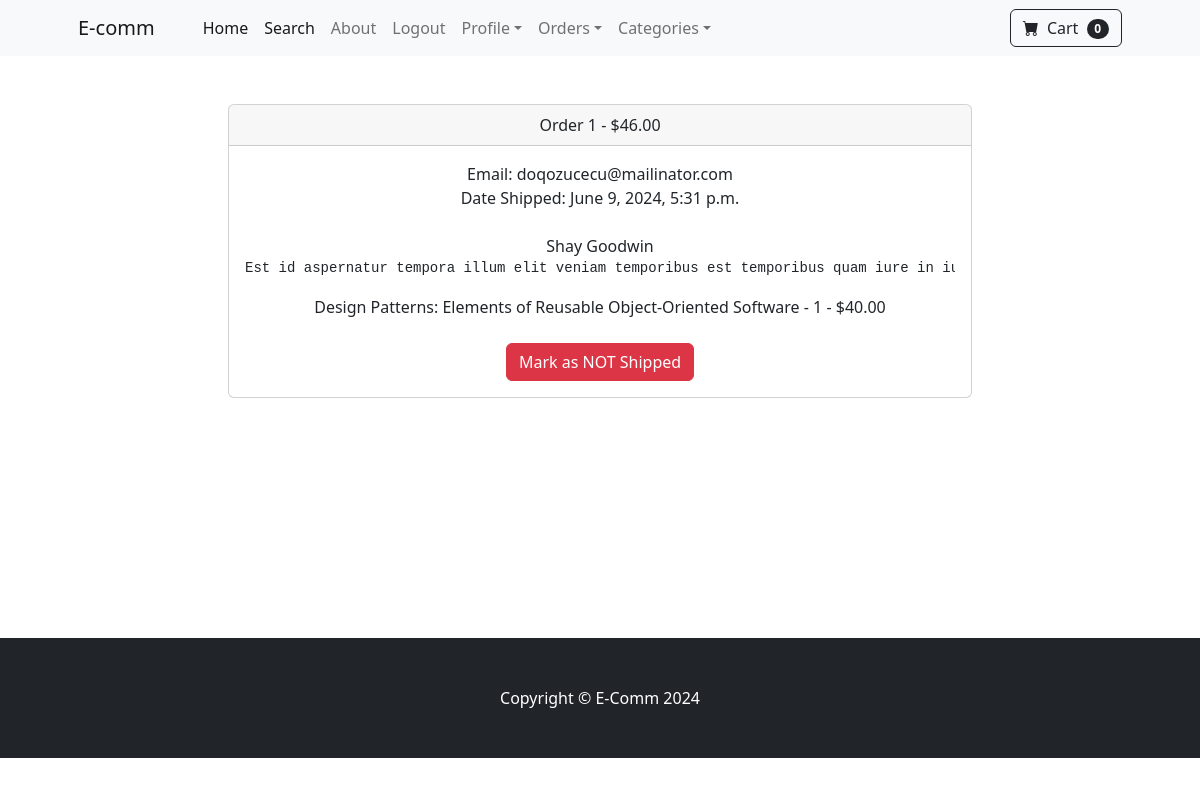
/payment/orders/1 (signed in), run on the app's committed database.
### payment/models.py (models this page shows, shortened)
class Order(models.Model):
    user = models.ForeignKey(User, on_delete=models.CASCADE, null=True, blank=True)
    full_name = models.CharField(max_length=255)
    email = models.EmailField(max_length=255)
    shipping_address = models.TextField(max_length=15000)
    amount_paid = models.DecimalField(max_digits=10, decimal_places=2)
    date_ordered = models.DateTimeField(auto_now_add=True)
    shipped = models.BooleanField(default=False)
    date_shipped = models.DateTimeField(blank=True, null=True)

class OrderItem(models.Model):
    order = models.ForeignKey(Order, on_delete=models.CASCADE, null=True)
    product = models.ForeignKey(Product, on_delete=models.CASCADE, null=True)
    user = models.ForeignKey(User, on_delete=models.CASCADE, null=True, blank=True)
    quantity = models.PositiveBigIntegerField(default=1)
    price = models.DecimalField(max_digits=10, decimal_places=2)

### store/models.py (models this page shows)
class Product(models.Model):
    name = models.CharField(max_length=100)
    price = models.DecimalField(default=0, decimal_places=2, max_digits=6)
    category = models.ForeignKey(Category, on_delete=models.CASCADE, default=1)
    description = models.CharField(max_length=250, default='', blank=True, null=True)
    image = models.ImageField(upload_to='uploads/product/')
    is_sale = models.BooleanField(default=False)
    sale_price = models.DecimalField(default=0, decimal_places=2, max_digits=6)
    def __str__(self):
        return self.name

### payment/views.py (the view, shortened to what this page needs)
# urls.py: path('orders/<int:pk>', views.orders, name='orders'),
def orders(request, pk):
    if request.user.is_authenticated and request.user.is_superuser:
        order = Order.objects.get(id=pk)     #Get order
        items = OrderItem.objects.filter(order=pk)   #Get the order items
        return render(request, 'payment/orders.html', {"order":order, "items":items})
    else:
        messages.success(request, "Access Denied")
        return redirect ('home')

### cart/cart.py (called while the page is built)
    def __len__(self):
        return len(self.cart)

### cart/context_processors.py (called while the page is built)
def cart(request):
    return {'cart': Cart(request)}

### payment/templates/payment/orders.html (shortened to what this page needs)
{% extends 'base.html' %}
{% block content %}
        <div class="container">
            <div class="row">
                <center>
                    <div class="col-8">
                        <br><br>
                      <div class="card">
                        <div class="card-header">
                          Order {{ order.id }} - ${{ order.amount_paid }}
                        </div>
                        <div class="card-body">
                         Email: {{ order.email }}<br>
                         {% if order.date_shipped %}
                         Date Shipped: {{ order.date_shipped}}
                         {% else %}
                         Date Ordered: {{ order.date_ordered}}
                         {% endif %}
                         <br><br>
                         {{ order.full_name }}<br>
                         <pre>{{order.shipping_address}}</pre>
                         {% for item in items %}
                         {{ item.product }} - {{ item.quantity }} - ${{ item.price }}
                         {% endfor %}<br><br>
                         {% if not order.shipped %}
                         <form method="POST">
                          {% csrf_token %}
                          <input type="hidden" name="shipping_status" value="true">
                           <button type="submit" class="btn btn-success">Mark as Shipped</button>
                           </form>
                          {% else %}
                          <form method="POST">
                             <button type="submit" class="btn btn-danger">Mark as NOT Shipped</button>
                             </form>
                          {% endif %}
                        </div>
                      </div>
                    </div>
                </center>
            </div>
        </div> <br><br><br><br><br><br><br><br><br><br>
{% endblock %}

### data on the page
Order: id "1", amount_paid "46.00", email "doqozucecu@mailinator.com", date_shipped "June 9, 2024, 5:31 p.m.", full_name "Shay Goodwin", shipping_address "Est id aspernatur tempora illum elit veniam temporibus est temporibus quam iure in…"
OrderItem: product "Design Patterns: Elements of Reusable Object-Oriented Software", quantity "1", price "40.00"

### other printed values
{{ cart | length }} "0"
